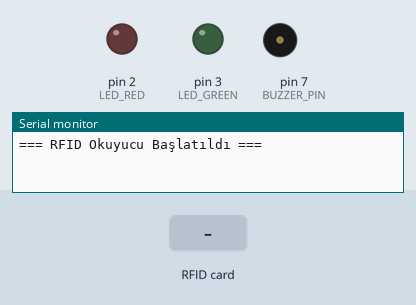
Recording of a sketch running on a simulated Arduino Uno, built with avr-gcc and run on an emulated ATmega328P. Parts: output pins drawn as LEDs (lit = HIGH), buzzer (waves = sounding), the last lines printed to the serial monitor. The inputs (shaded band) are chosen by the test bench. Pins used as bus, display or sensor lines are not drawn.

Above: at 1.2 s.
1.3 s: RFID card 5E 7A 19 C4 held to the reader
At 2.5 s:
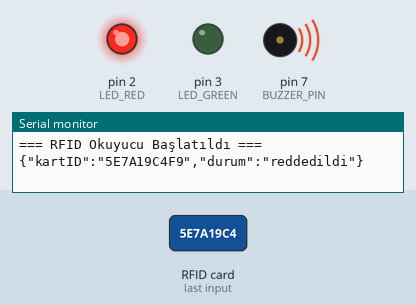
At 5.12 s:
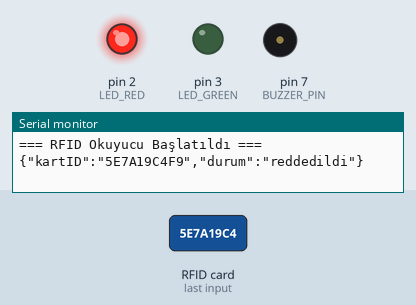
Timing chart, 0 to 9.3 s (numbered marks = the images above; inputs shaded):
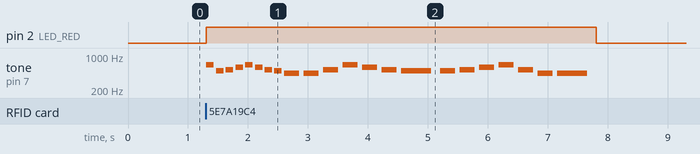

The sketch:

kart_algilama.ino
```cpp
#include <SPI.h>
#include <RFID.h>

#define RFID_SS_PIN 10
#define RFID_RST_PIN 9
#define LED_GREEN 3
#define LED_RED   2
#define BUZZER_PIN 7

RFID rfid(RFID_SS_PIN, RFID_RST_PIN);

byte kartlar[][5] = {
  {0xC1, 0x2C, 0x5F, 0x1D, 0xAF},    // Kart 1
  {0xF4, 0xA1, 0x0E, 0x04, 0x5F}     // Kart 2
};
const int kart_sayisi = sizeof(kartlar) / sizeof(kartlar[0]);

// UID'yi stringe çeviren fonksiyon
String uidToString(byte *uid, byte len) {
  String s = "";
  for (byte i = 0; i < len; i++) {
    if (uid[i] < 0x10) s += "0";
    s += String(uid[i], HEX);
  }
  s.toUpperCase();
  return s;
}

#define NOTE_C4  262
#define NOTE_D4  294
#define NOTE_E4  330
#define NOTE_F4  349
#define NOTE_G4  392
#define NOTE_A4  440
#define NOTE_B4  494
#define NOTE_C5  523
#define NOTE_D5  587
#define NOTE_E5  659
#define NOTE_F5  698
#define NOTE_G5  784

void playMelodiliUyari() {
  int melody[] = {
    NOTE_E5, NOTE_E5, 0, NOTE_E5,
    0, NOTE_C5, NOTE_E5, 0,
    NOTE_G5, 0, 0, NOTE_G4
  };
  int durations[] = {
    8, 8, 8, 8,
    8, 8, 8, 8,
    4, 8, 8, 4
  };
  for (int i = 0; i < 12; i++) {
    int noteDuration = 1000 / durations[i];
    if (melody[i] != 0) {
      tone(BUZZER_PIN, melody[i], noteDuration);
    }
    delay(noteDuration * 1.3);
    noTone(BUZZER_PIN);
  }
}

void playTurkMars() {
  int melody[] = {
    NOTE_E5, NOTE_B4, NOTE_C5, NOTE_D5, NOTE_E5, NOTE_D5, NOTE_C5, NOTE_B4,
    NOTE_A4, NOTE_A4, NOTE_C5, NOTE_E5, NOTE_D5, NOTE_C5, NOTE_B4,
    NOTE_B4, NOTE_C5, NOTE_D5, NOTE_E5, NOTE_C5, NOTE_A4, NOTE_A4
  };
  int durations[] = {
    8, 8, 8, 8, 8, 8, 8, 8,
    4, 4, 4, 4, 4, 4, 2,
    4, 4, 4, 4, 4, 4, 2
  };
  for (int i = 0; i < sizeof(melody) / sizeof(int); i++) {
    int duration = 1000 / durations[i];
    tone(BUZZER_PIN, melody[i], duration);
    delay(duration * 1.3);
    noTone(BUZZER_PIN);
  }
}

// UID dizilerini karşılaştıran fonksiyon
bool isAuthorized(byte *uid) {
  for (int k = 0; k < kart_sayisi; k++) {
    bool esit = true;
    for (int j = 0; j < 5; j++) {
      if (kartlar[k][j] != uid[j]) {
        esit = false;
        break;
      }
    }
    if (esit) return true;
  }
  return false;
}

void setup() {
  Serial.begin(9600);
  SPI.begin();
  rfid.init();
  pinMode(LED_GREEN, OUTPUT);
  pinMode(LED_RED, OUTPUT);
  pinMode(BUZZER_PIN, OUTPUT);

  Serial.println("=== RFID Okuyucu Başlatıldı ===");
}

void loop() {
  if (rfid.isCard()) {
    if (rfid.readCardSerial()) {
      String uidStr = uidToString(rfid.serNum, 5);
      bool gecerliKart = isAuthorized(rfid.serNum);

      if (gecerliKart) {
        Serial.println("{\"kartID\":\"" + uidStr + "\",\"durum\":\"yetkili\"}");
        digitalWrite(LED_GREEN, HIGH);
        playMelodiliUyari();
        digitalWrite(LED_GREEN, LOW);
      } else {
        Serial.println("{\"kartID\":\"" + uidStr + "\",\"durum\":\"reddedildi\"}");
        digitalWrite(LED_RED, HIGH);
        playTurkMars();
        digitalWrite(LED_RED, LOW);
      }

      rfid.halt();
    }
  }
}
```

Measured:
- after the input at 1.3 s, pin 2 (LED_RED): LOW → HIGH at once, → LOW 6.5 s later; tone on pin 7 (BUZZER_PIN): plays 659 Hz for 0.13 s, 494 Hz for 0.13 s, 523 Hz for 0.13 s, 587 Hz for 0.13 s, 659 Hz for 0.13 s, 587 Hz for 0.13 s … (22 notes in this stretch), starting at once
